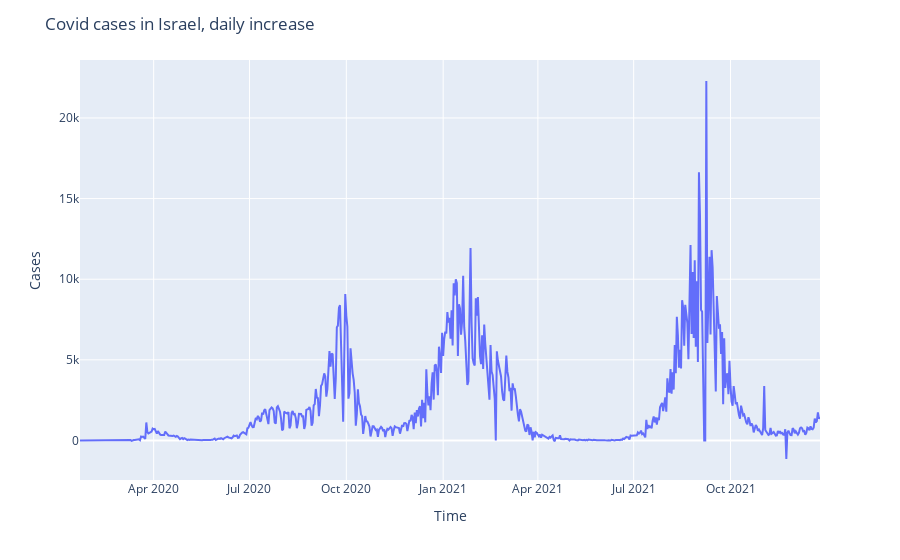

The notebook cell saved with this chart:
### Code cell
dailyCases(country)

### Figure 1 — Plotly figure (JSON) as saved in the notebook; plotly's stock layout.template omitted (floating-point values rounded to 4 significant figures; data arrays with more than 128 entries replaced by an {"elided": "..."} marker saying what was removed)
{"data": [{"hovertemplate": "x=%{x}<br>y=%{y}<extra></extra>", "legendgroup": "", "line": {"color": "#636efa", "dash": "solid"}, "marker": {"symbol": "circle"}, "mode": "lines", "name": "", "orientation": "v", "showlegend": false, "type": "scatter", "x": {"elided": "704 str values"}, "xaxis": "x", "y": {"elided": "704 int values"}, "yaxis": "y"}], "layout": {"autosize": true, "legend": {"tracegroupgap": 0}, "margin": {"t": 60}, "title": {"text": "Covid cases in Israel, daily increase"}, "xaxis": {"anchor": "y", "autorange": true, "domain": [0, 1], "range": ["2020-01-22", "2021-12-25"], "title": {"text": "Time"}, "type": "date"}, "yaxis": {"anchor": "x", "autorange": true, "domain": [0, 1], "range": [-2451.0, 23590.0], "title": {"text": "Cases"}, "type": "linear"}}}
